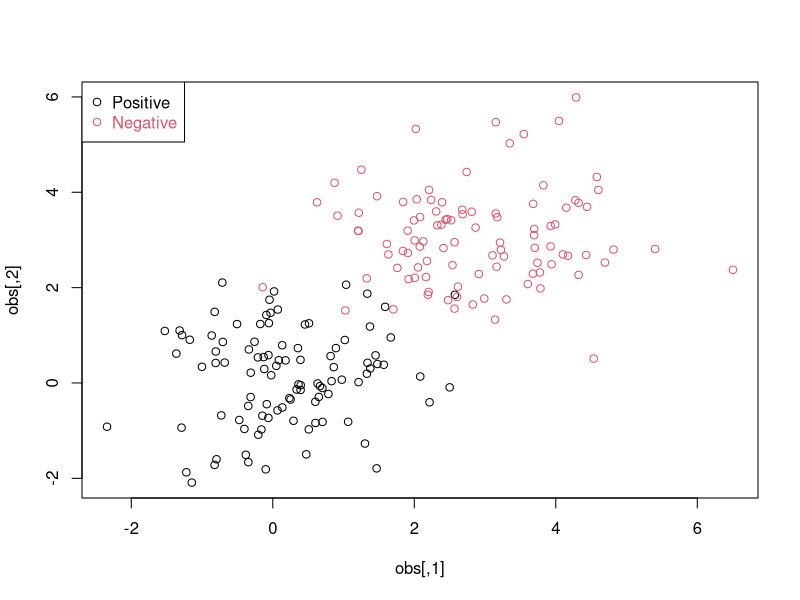
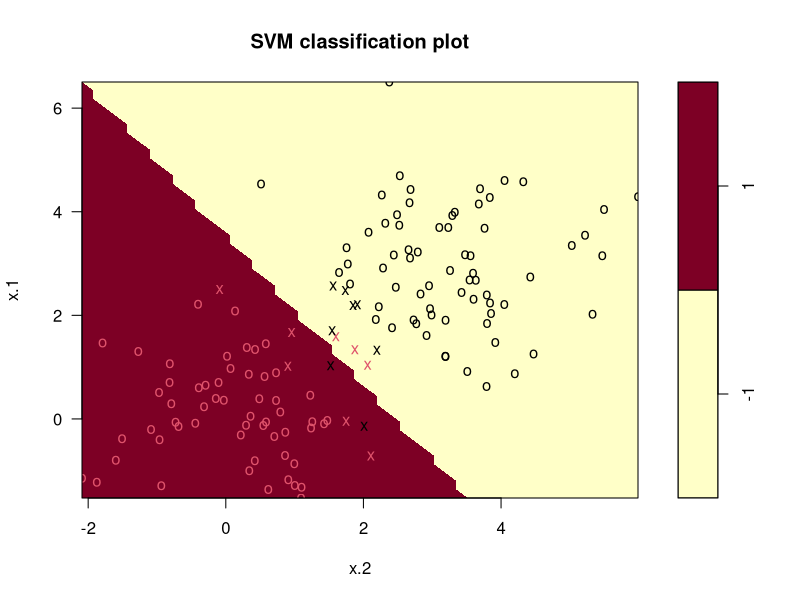
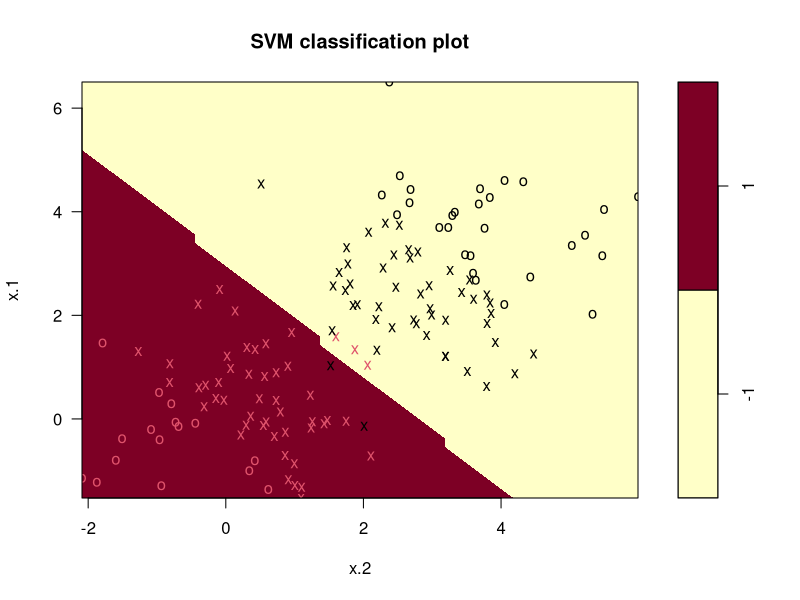
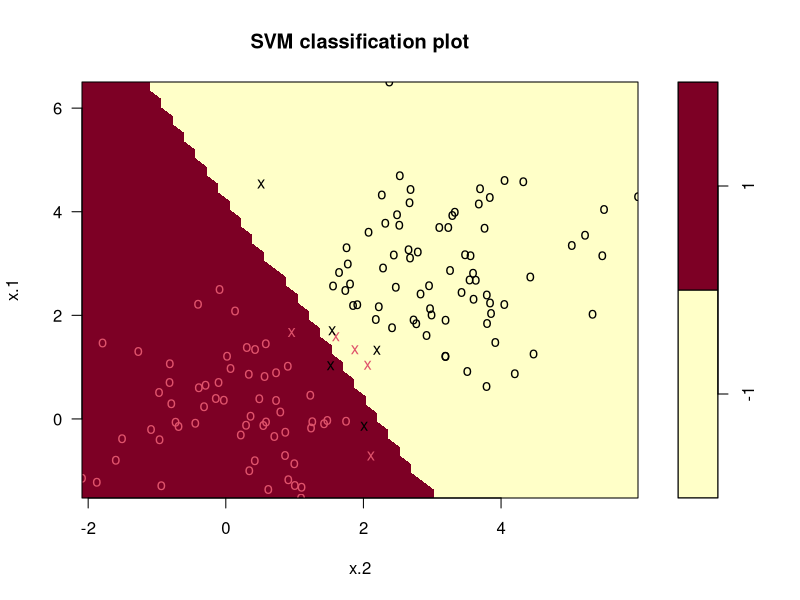
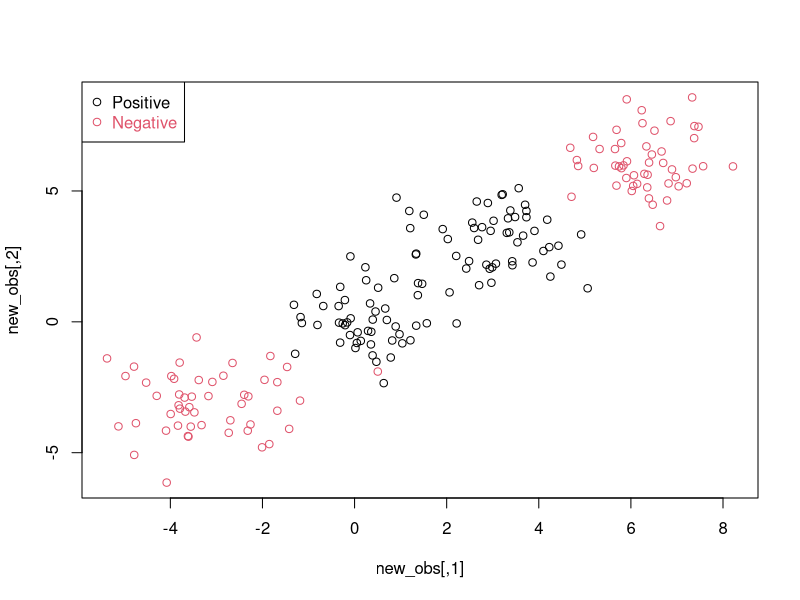

Write the R code that produced these figures, in order.
# Clear enviroment
rm(list = ls())

# Generate Linearly Separable Data

# Set seed
set.seed(300)

# Observations
observations <- 100

# Features 
feaures <- 2

# Data points for each class
data_points <- observations * feaures

# Cluster means 
pos_mean <- 0
neg_mean <- 3 

postive = matrix(rnorm(data_points, mean = pos_mean), nrow = 100, ncol = 2)
negative = matrix(rnorm(data_points, mean = neg_mean), nrow = 100, ncol = 2)

labels <- c(rep(1, 100), rep(-1, 100))

obs <- rbind(postive, negative)

data <- data.frame(x = obs, y = as.factor(labels))

plot(obs, col=ifelse( labels > 0, 1, 2))
legend("topleft",c("Positive","Negative"),col=seq(2),pch=1,text.col=seq(2))

# Split data into training & test sets

set.seed(300)

train_indices <- sample(200, 200 * 0.7)

training_set <- data[train_indices, ]

test_obs <- obs[-train_indices, ]
test_labels <- labels[-train_indices]



# Part 1: Load SVM Library

#install.packages("e1071")
library(e1071)



# Part 2: Linear SVM with cost = 1

linear_fit_1 = svm(y~.,data = training_set, kernel = "linear",cost = 1)



# Part 3: Report Results

summary(linear_fit_1)

# The results shows that there are 12 spoort vetors



# Part 4: Linear SVM Plot

plot(linear_fit_1, training_set)

# The results show that there are 3 points close to the margin, 1 on the pink side, 2 on the blue



# Part 5: Predictions on Linear Model

# predictions
prediction_linear_1 = predict(linear_fit_1, newdata = test_obs)

# error calculation
mean(prediction_linear_1 != test_labels)


# Part 6: Linear Models with cost 0.01 & 100000

# a: cost = 0.01

# build model
linear_fit_001 = svm(y~.,data = training_set, kernel = "linear",cost = 0.01)

# summary 
summary(linear_fit_001)

# 92 support vectors

# plot
plot(linear_fit_001, training_set)

# similar boundray

# predictions
prediction_linear_001 = predict(linear_fit_001, newdata = test_obs)

# error calculation
mean(prediction_linear_001 != test_labels)

# same error rate


# b: cost = 1e5

# build model
linear_fit_1e5 = svm(y~.,data = training_set, kernel = "linear",cost = 1e5)

# summary 
summary(linear_fit_1e5)

# 8 support vectors

# plot
plot(linear_fit_1e5, training_set)

# Only 2 points close to boundary on pink side

# predictions
prediction_linear_1e5 = predict(linear_fit_1e5, newdata = test_obs)

# error calculation
mean(prediction_linear_1e5 != test_labels)

# same error 



# Part 7: Find Optimal Model

set.seed(1)

# range of cost values
costs <- c(0.001,0.01,0.1,1,5,10,100,1000,10000,1e5)

tuned_fit = tune(svm, y~., data = data ,kernel="linear",ranges=list(costs))


summary(tuned_fit)

# the optimal cost parameter is 0.001



# Generate Linear inseparable dataset


# Set seed
set.seed(300)

# half and half with different means
positive_1 <- matrix(rnorm((data_points/2), mean = pos_mean), nrow = 50, ncol = 2)
positive_2 <- matrix(rnorm((data_points/2), mean = neg_mean), nrow = 50, ncol = 2)

set.seed(300)
#negative_1 = matrix(c(rnorm((data_points/2), mean = neg_mean) + 2, ), nrow = 50, ncol = 2)
#negative_2 = matrix(c(rnorm((data_points/2), mean = pos_mean) - 2, ), nrow = 50, ncol = 2)


negative_1 = matrix(c(rnorm((data_points/2),mean = neg_mean) + 3,rnorm((data_points/2),mean = neg_mean)),nrow = 50,ncol = 2)
negative_2 = matrix(c(rnorm((data_points/2),mean = pos_mean) - 3,rnorm((data_points/2),mean = pos_mean)),nrow = 50,ncol = 2)

new_labels <- c(rep(1, 100), rep(-1, 100))

new_obs <- rbind(positive_1, positive_2, negative_1, negative_2)

new_data <- data.frame(x = new_obs, y = as.factor(new_labels))

plot(new_obs, col=ifelse(new_labels > 0, 1, 2))
legend("topleft",c("Positive","Negative"),col=seq(2),pch=1,text.col=seq(2))



# Split data into training & test sets (all variables have 'new' prefix)

set.seed(300)

new_train_indices <- sample(200, 200 * 0.7)

new_training_set <- new_data[new_train_indices, ]

new_test_obs <- obs[-new_train_indices, ]
new_test_labels <- labels[-new_train_indices]
